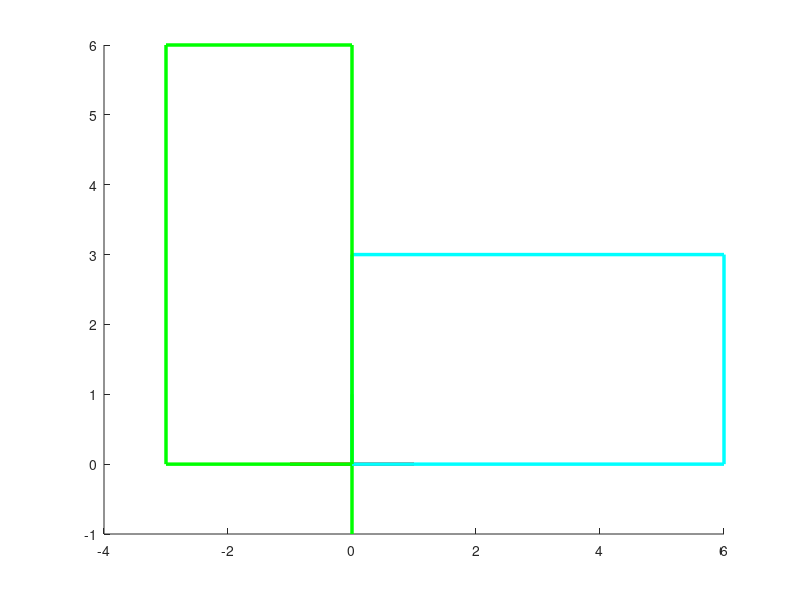

Source code (MATLAB):
close all


line([-1 1],[0 0],[0 0],'color',[1 0 0],'linewidth',2.5);
line([0 0],[-1 1],[0 0],'color',[0 1 0],'linewidth',2.5);

p1 = [0 0];
p2 = [6 0];
p3 = [6 3];
p4 = [0 3];

line([p1(1) p2(1)],[p1(2) p2(2)],[0 0],'color',[0 1 1], 'linewidth',2.5);
line([p2(1) p3(1)],[p2(2) p3(2)],[0 0],'color',[0 1 1], 'linewidth',2.5);
line([p3(1) p4(1)],[p3(2) p4(2)],[0 0], 'color',[0 1 1], 'linewidth',2.5);
line([p4(1) p1(1)],[p4(2) p1(2)],[0 0], 'color',[0 1 1], 'linewidth',2.5);

angle_rad=deg2rad(90);

Rz= [cos(angle_rad) -sin(angle_rad); sin(angle_rad) cos(angle_rad)];

p1r=Rz*p1';
p2r=Rz*p2';
p3r=Rz*p3';
p4r=Rz*p4';

line([p1r(1) p2r(1)],[p1r(2) p2r(2)],[0 0], 'color',[0 1 0], 'linewidth',2.5);
line([p2r(1) p3r(1)],[p2r(2) p3r(2)],[0 0], 'color',[0 1 0], 'linewidth',2.5);
line([p3r(1) p4r(1)],[p3r(2) p4r(2)],[0 0], 'color',[0 1 0], 'linewidth',2.5);
line([p4r(1) p1r(1)],[p4r(2) p1r(2)],[0 0], 'color',[0 1 0], 'linewidth',2.5);

pause (0.01);
